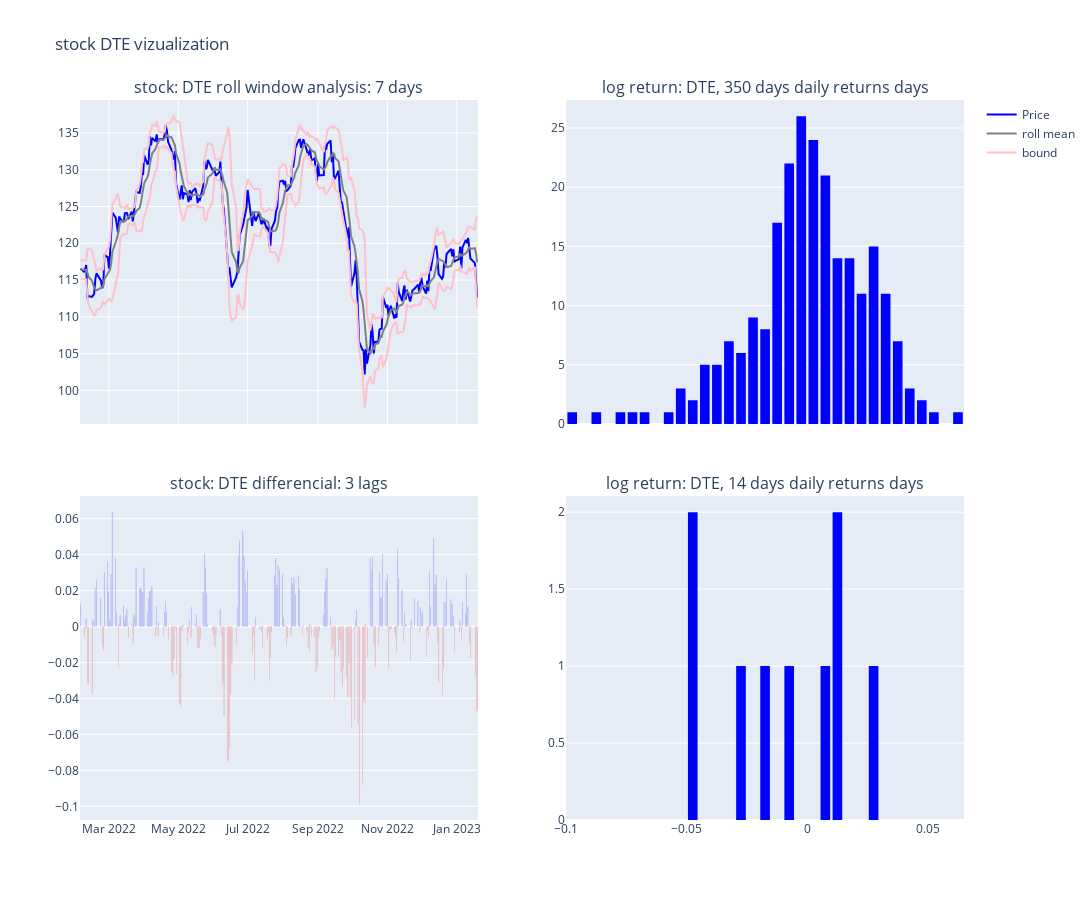

This figure's notebook cell:
### Code cell
dte_stock = viz_data(stock_code = "DTE", n_days = n_days, window = window, lags = lags)

### Figure 1 — Plotly figure (JSON) as saved in the notebook; plotly's stock layout.template omitted (floating-point values rounded to 4 significant figures; data arrays with more than 128 entries replaced by an {"elided": "..."} marker saying what was removed)
{"data": [{"marker": {"color": "blue"}, "name": "Price", "type": "scatter", "x": {"elided": "240 str values"}, "xaxis": "x", "y": {"elided": "240 float values"}, "yaxis": "y"}, {"marker": {"color": "grey"}, "name": "roll mean", "type": "scatter", "x": {"elided": "240 str values"}, "xaxis": "x", "y": {"elided": "240 float values"}, "yaxis": "y"}, {"marker": {"color": "pink"}, "name": "bound", "type": "scatter", "x": {"elided": "240 str values"}, "xaxis": "x", "y": {"elided": "240 float values"}, "yaxis": "y"}, {"marker": {"color": "pink"}, "name": "bound", "showlegend": false, "type": "scatter", "x": {"elided": "240 str values"}, "xaxis": "x", "y": {"elided": "240 float values"}, "yaxis": "y"}, {"marker": {"color": "blue"}, "showlegend": false, "type": "bar", "x": {"elided": "240 str values"}, "xaxis": "x3", "y": {"elided": "240 float values"}, "yaxis": "y3"}, {"marker": {"color": "red"}, "showlegend": false, "type": "bar", "x": {"elided": "240 str values"}, "xaxis": "x3", "y": {"elided": "240 float values"}, "yaxis": "y3"}, {"marker": {"color": "blue"}, "nbinsx": 50, "showlegend": false, "type": "histogram", "x": {"elided": "240 float values"}, "xaxis": "x2", "yaxis": "y2"}, {"marker": {"color": "blue"}, "nbinsx": 20, "showlegend": false, "type": "histogram", "x": [0.01332, 0.007499, 0.02908, 0.01066, -0.008922, -0.01757, -0.02865, -0.04707, -0.0466], "xaxis": "x4", "yaxis": "y4"}], "layout": {"annotations": [{"font": {"size": 16}, "showarrow": false, "text": "stock: DTE roll window analysis: 7 days", "x": 0.225, "xanchor": "center", "xref": "paper", "y": 1, "yanchor": "bottom", "yref": "paper"}, {"font": {"size": 16}, "showarrow": false, "text": "log return: DTE, 350 days daily returns days", "x": 0.775, "xanchor": "center", "xref": "paper", "y": 1, "yanchor": "bottom", "yref": "paper"}, {"font": {"size": 16}, "showarrow": false, "text": "stock: DTE differencial: 3 lags", "x": 0.225, "xanchor": "center", "xref": "paper", "y": 0.45, "yanchor": "bottom", "yref": "paper"}, {"font": {"size": 16}, "showarrow": false, "text": "log return: DTE, 14 days daily returns days", "x": 0.775, "xanchor": "center", "xref": "paper", "y": 0.45, "yanchor": "bottom", "yref": "paper"}], "height": 900, "title": {"text": "stock DTE vizualization"}, "width": 1400, "xaxis": {"anchor": "y", "autorange": true, "domain": [0, 0.45], "matches": "x3", "range": ["2022-02-03 12:00", "2023-01-19 12:00"], "showticklabels": false, "type": "date"}, "xaxis2": {"anchor": "y2", "autorange": true, "domain": [0.55, 1], "matches": "x4", "range": [-0.1, 0.065], "showticklabels": false, "type": "linear"}, "xaxis3": {"anchor": "y3", "autorange": true, "domain": [0, 0.45], "range": ["2022-02-03 12:00", "2023-01-19 12:00"], "type": "date"}, "xaxis4": {"anchor": "y4", "autorange": true, "domain": [0.55, 1], "range": [-0.1, 0.065], "type": "linear"}, "yaxis": {"anchor": "x", "autorange": true, "domain": [0.55, 1], "range": [95.44, 139.5], "type": "linear"}, "yaxis2": {"anchor": "x2", "autorange": true, "domain": [0.55, 1], "range": [0, 27.37]}, "yaxis3": {"anchor": "x3", "autorange": true, "domain": [0, 0.45], "range": [-0.1076, 0.07261], "type": "linear"}, "yaxis4": {"anchor": "x4", "autorange": true, "domain": [0, 0.45], "range": [0, 2.105]}}}
